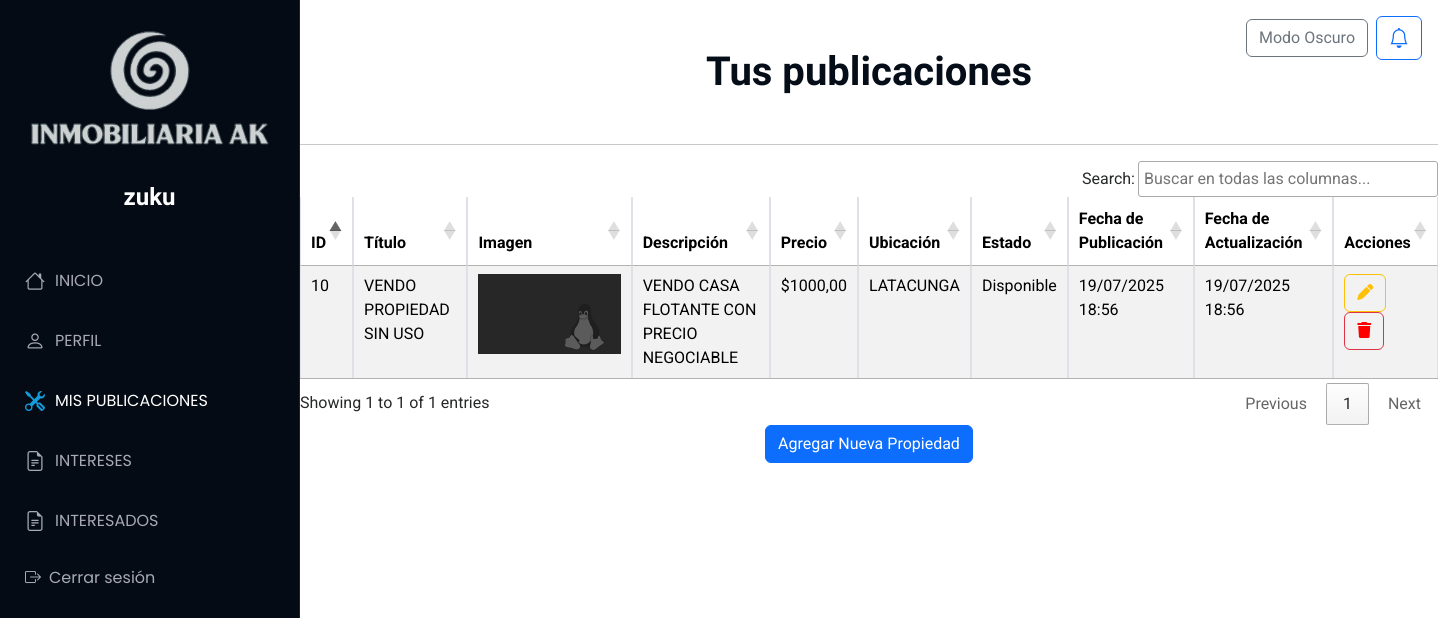
Page /Publicaciones/iniciopu (signed in) on the earlier database version.
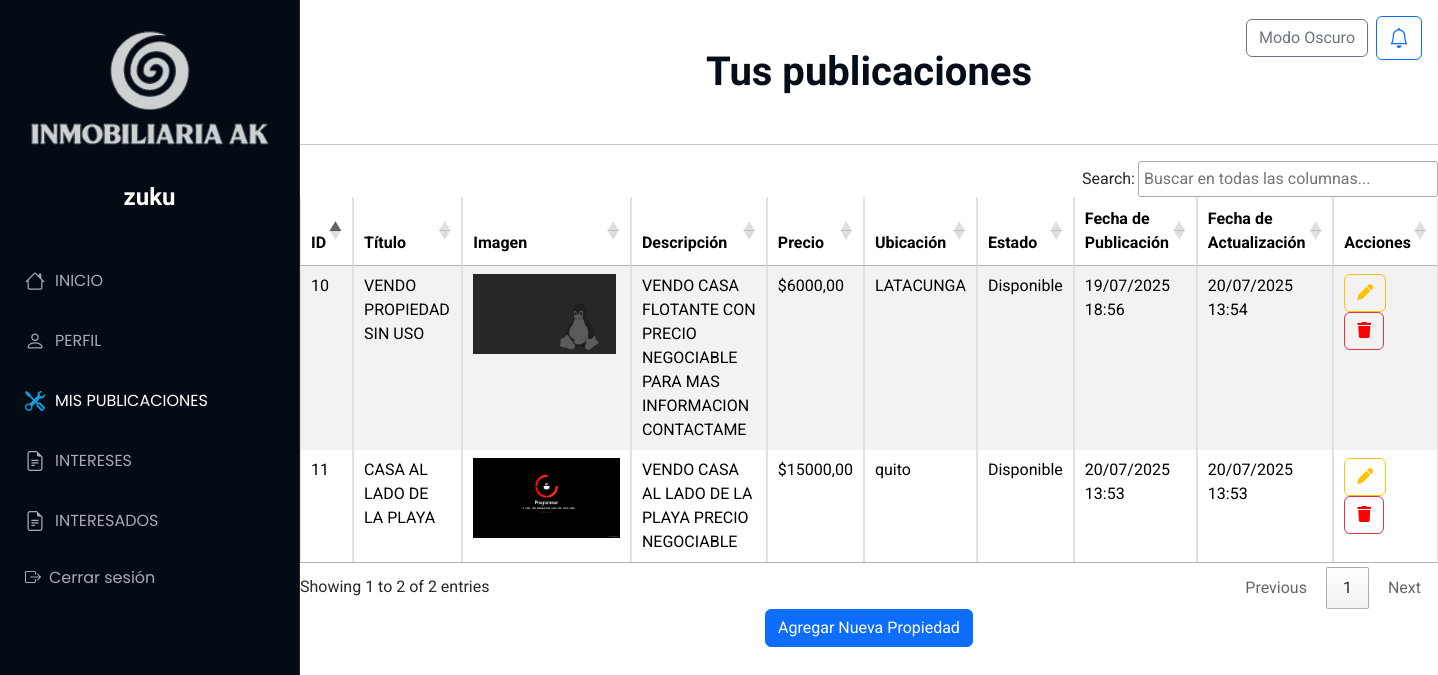
Same page on the later database version.
### Aplicaciones/Usuario/models.py (models this page shows)
class Usuario(models.Model):
    usuario = models.CharField(max_length=150, unique=True)
    contrasena = models.CharField(max_length=128)
    correo = models.EmailField(unique=True,null=True, blank=True)
    telefono = models.CharField(null=True, blank=True)
    fecha_registro = models.DateTimeField(auto_now_add=True,null=True, blank=True)
    telegram_id = models.CharField(max_length=50, null=True, blank=True)

### Aplicaciones/Publicaciones/models.py (models this page shows)
class Propiedad(models.Model):
    id_propiedad = models.AutoField(primary_key=True)
    titulo = models.CharField(max_length=200)
    imagen = models.FileField(upload_to='propiedades/')
    descripcion = models.TextField()
    precio = models.DecimalField(max_digits=12, decimal_places=2)
    ubicacion=models.CharField(max_length=200,null=True,blank=True)
    usuario = models.ForeignKey(Usuario, on_delete=models.CASCADE)
    latitud = models.DecimalField(max_digits=9, decimal_places=7)
    longitud = models.DecimalField(max_digits=10, decimal_places=7)
    estado = models.CharField(max_length=50)
    fecha_publicacion = models.DateTimeField(auto_now_add=True)
    fecha_actualizacion = models.DateTimeField(auto_now=True,null=True,blank=True)

### Aplicaciones/Publicaciones/views.py (the view)
# urls.py: path('iniciopu',views.inicio,name='iniciopu'),
def inicio(request):
    usuario_actual = Usuario.objects.get(id=request.session['usuario_id'])
    listado_propiedades = Propiedad.objects.filter(usuario=usuario_actual)
    return render(request, "iniciopu.html", {'propiedades': listado_propiedades})

### Aplicaciones/Publicaciones/templates/iniciopu.html (shortened to what this page needs)
{% extends 'plantilla.html' %}
{% load static %}
{% block body %}
<main>
    <br><br>
<h1 class="text-center"><b>Tus publicaciones</b></h1><br>
<hr>
<table class="table table-bordered table-striped table-hover" id="publicaciones">
    <thead>
        <tr>
            <th>ID</th>
            <th>Título</th>
            <th>Imagen</th>
            <th>Descripción</th>
            <th>Precio</th>
            <th>Ubicación</th>
            <th>Estado</th>
            <th>Fecha de Publicación</th>
            <th>Fecha de Actualización</th>
            <th>Acciones</th>
        </tr>
    </thead>
    <tbody>
        {% for propiedad in propiedades %}
        <tr>
            <td>{{propiedad.id_propiedad}}</td>
            <td>{{ propiedad.titulo }}</td>
            <td>
                {% if propiedad.imagen %}
                    <img src="{{propiedad.imagen.url}}" alt="" height="80px">
                {% else %}
                    Ninguna
                {% endif %}
            </td>
            <td>{{ propiedad.descripcion|truncatewords:10 }}</td>
            <td>${{ propiedad.precio }}</td>
            <td>{{ propiedad.ubicacion }}</td>
            <td>{{ propiedad.estado }}</td>
            <td>{{ propiedad.fecha_publicacion|date:"d/m/Y H:i" }}</td>
            <td>{{ propiedad.fecha_actualizacion|date:"d/m/Y H:i" }}</td>
            <td>
                <a href="editarPropiedad/{{propiedad.id_propiedad}}" class="btn btn-outline-warning">
                    <i class="fa fa-pen"></i></a>
                <a style="color: red;" href="#" onclick="confirmarEliminacion('{{ propiedad.id_propiedad }}')" class="btn btn-outline-danger"><i class="fa fa-trash"></i></a>
            </td>
        </tr>
        {% endfor %}
    </tbody>
</table>
<div class="text-center">
    <a href="nuevaPropiedad" class="btn btn-primary">
        Agregar Nueva Propiedad
    </a>
</div>
<br>
<br>
</main>
{% endblock %}

### Aplicaciones/templates/plantilla.html (shortened to what this page needs)
{% load static %}
<!DOCTYPE html>
<html lang="en">
<head>
<link rel="stylesheet" href="https://code.jquery.com/ui/1.13.2/themes/base/jquery-ui.css">
  <link href="https://cdn.jsdelivr.net/npm/bootstrap@5.3.3/dist/css/bootstrap.min.css" rel="stylesheet">
  <link href="https://cdn.jsdelivr.net/npm/bootstrap-icons/font/bootstrap-icons.css" rel="stylesheet" />
<link rel="stylesheet" href="https://cdn.datatables.net/1.13.6/css/jquery.dataTables.min.css">
<link rel="stylesheet" href="https://cdnjs.cloudflare.com/ajax/libs/font-awesome/6.7.2/css/all.min.css" />
  <link href="{% static 'plantilla/Port/assets/vendor/bootstrap-icons/bootstrap-icons.css' %}" rel="stylesheet">
  <link href="{% static 'plantilla/Port/assets/vendor/aos/aos.css' %}" rel="stylesheet">
  <link href="{% static 'plantilla/Port/assets/vendor/glightbox/css/glightbox.min.css' %}" rel="stylesheet">
  <link href="{% static 'plantilla/Port/assets/vendor/swiper/swiper-bundle.min.css' %}" rel="stylesheet">
  <link href="{% static 'plantilla/Port/assets/css/main.css' %}" rel="stylesheet">
<link rel="stylesheet" href="https://cdn.datatables.net/2.0.3/css/dataTables.dataTables.min.css">
<link rel="stylesheet" href="https://cdn.datatables.net/buttons/2.4.2/css/buttons.dataTables.min.css">
</head>
<body class="index-page">
  <header id="header" class="header dark-background d-flex flex-column">
    <br>
    <img src="/static/img/FOTO.png" alt="" ><br>
      <a href="#" class="logo d-flex align-items-center justify-content-center">
        <h1 class="sitename">
          {% if request.session.usuario_nombre %}
            {{ request.session.usuario_nombre }}
          {% else %}
            Invitado
          {% endif %}
        </h1>
      </a>
    <nav id="navmenu" class="navmenu">
      <ul><br>
        <li><a href="{% url 'inicios' %}" class="{% if request.resolver_match.url_name == 'inicios' %}active{% endif %}">
          <i class="bi bi-house navicon"></i> INICIO</a></li>
        <li><a href="{% url 'perfil_usuario' %}" class="{% if request.resolver_match.url_name == 'perfil_usuario' %}active{% endif %}">
          <i class="bi bi-person navicon"></i> PERFIL</a></li>
        <li><a href="{% url 'iniciopu' %}" class="{% if request.resolver_match.url_name == 'iniciopu' %}active{% endif %}">
          <i class="bi bi-tools navicon"></i> MIS PUBLICACIONES</a></li>
        <li><a href="{% url 'intereses' %}" class="{% if request.resolver_match.url_name == 'intereses' %}active{% endif %}">
          <i class="bi bi-file-earmark-text navicon"></i> INTERESES</a></li>
        <li><a href="{% url 'mis_interesados' %}" class="{% if request.resolver_match.url_name == 'mis_interesados' %}active{% endif %}">
          <i class="bi bi-file-earmark-text navicon"></i> INTERESADOS</a></li>
        <li><a href="#" onclick="confirmarCerrarSesion()"><i class="bi bi-box-arrow-right me-2"></i> Cerrar sesión</a></li>
      </ul>
  </header>
{% block body %}
{% endblock %}
<div class="position-fixed top-0 end-0 p-3" style="z-index: 1050;">
  <div class="d-flex align-items-center gap-2">
    <button id="btn-toggle-theme" class="btn btn-outline-secondary">
    </button>
    <a href="{% url 'notificaciones' %}"
       class="btn btn-outline-primary position-relative">
      <i class="bi bi-bell" style="font-size: 1.25rem;"></i>
    </a>
  </div>
</div>
</body>
</html>

### tiendamue/static/plantilla/Port/assets/css/main.css (style rules this page uses)
:root { --default-font: "Roboto", system-ui, -apple-system, "Segoe UI", Roboto, "Helvetica Neue", Arial, "Noto Sans", "Liberation Sans", sans-serif, "Apple Color Emoji", "Segoe UI Emoji", "Segoe UI Symbol", "Noto Color Emoji"; --heading-font: "Raleway", sans-serif; --nav-font: "Poppins", sans-serif; }
:root { --background-color: #ffffff; --default-color: #272829; --heading-color: #050d18; --accent-color: #149ddd; --surface-color: #ffffff; --contrast-color: #ffffff; }
:root { --nav-color: #a8a9b4; --nav-hover-color: #ffffff; --nav-mobile-background-color: #040b14; --nav-dropdown-background-color: #040b14; --nav-dropdown-color: #a8a9b4; --nav-dropdown-hover-color: #ffffff; }
.dark-background { --background-color: #040b14; --default-color: #ffffff; --heading-color: #ffffff; --surface-color: #151f2b; --contrast-color: #ffffff; }
:root { scroll-behavior: smooth; }
body { color: var(--default-color); background-color: var(--background-color); font-family: var(--default-font); }
a { color: var(--accent-color); text-decoration: none; transition: 0.3s; }
h1, h2, h3, h4, h5, h6 { color: var(--heading-color); font-family: var(--heading-font); }
.header { color: var(--default-color); background-color: var(--background-color); position: fixed; top: 0; left: 0; bottom: 0; padding: 0 15px; width: 300px; transition: all ease-in-out 0.3s; overflow-y: auto; z-index: 997; border-right: 1px solid color-mix(in srgb, var(--default-color), transparent 90%); }
.header .logo { line-height: 1; margin-bottom: 15px; }
.header .logo h1 { font-size: 24px; margin: 0; font-weight: 700; color: var(--heading-color); }
@media (min-width: 1200px) { .header~main, .header~#footer { margin-left: 300px; } }
.navmenu { padding: 0; z-index: 9997; }
.navmenu ul { list-style: none; padding: 0 0 20px 0; margin: 0; }
.navmenu a, .navmenu a:focus { color: var(--nav-color); padding: 15px 10px; font-family: var(--nav-font); font-size: 16px; font-weight: 400; display: flex; align-items: center; white-space: nowrap; transition: 0.3s; width: 100%; }
.navmenu a .navicon, .navmenu a:focus .navicon { font-size: 20px; margin-right: 10px; }
.navmenu a:hover, .navmenu .active, .navmenu .active:focus { color: var(--nav-hover-color); }
.navmenu a:hover .navicon, .navmenu .active .navicon, .navmenu .active:focus .navicon { color: var(--accent-color); }

Differences in the rows shown:
changed Propiedad "VENDO PROPIEDAD SIN USO": descripcion "VENDO CASA FLOTANTE CON PRECIO NEGOCIABLE" → "VENDO CASA FLOTANTE CON PRECIO NEGOCIABLE PARA MAS INFORMACION CONTACTAME"; precio "1000,00" → "6000,00"; fecha_actualizacion "19/07/2025 18:56" → "20/07/2025 13:54"
added Propiedad: id_propiedad "11", titulo "CASA AL LADO DE LA PLAYA", imagen (picture), descripcion "VENDO CASA AL LADO DE LA PLAYA PRECIO NEGOCIABLE", precio "15000,00", ubicacion "quito", estado "Disponible", fecha_publicacion "20/07/2025 13:53", fecha_actualizacion "20/07/2025 13:53"
Other differences:
text written by a page script: "Search: Showing 1 to 1 of 1 entries Previous 1 Next" → "Search: Showing 1 to 2 of 2 entries Previous 1 Next"
